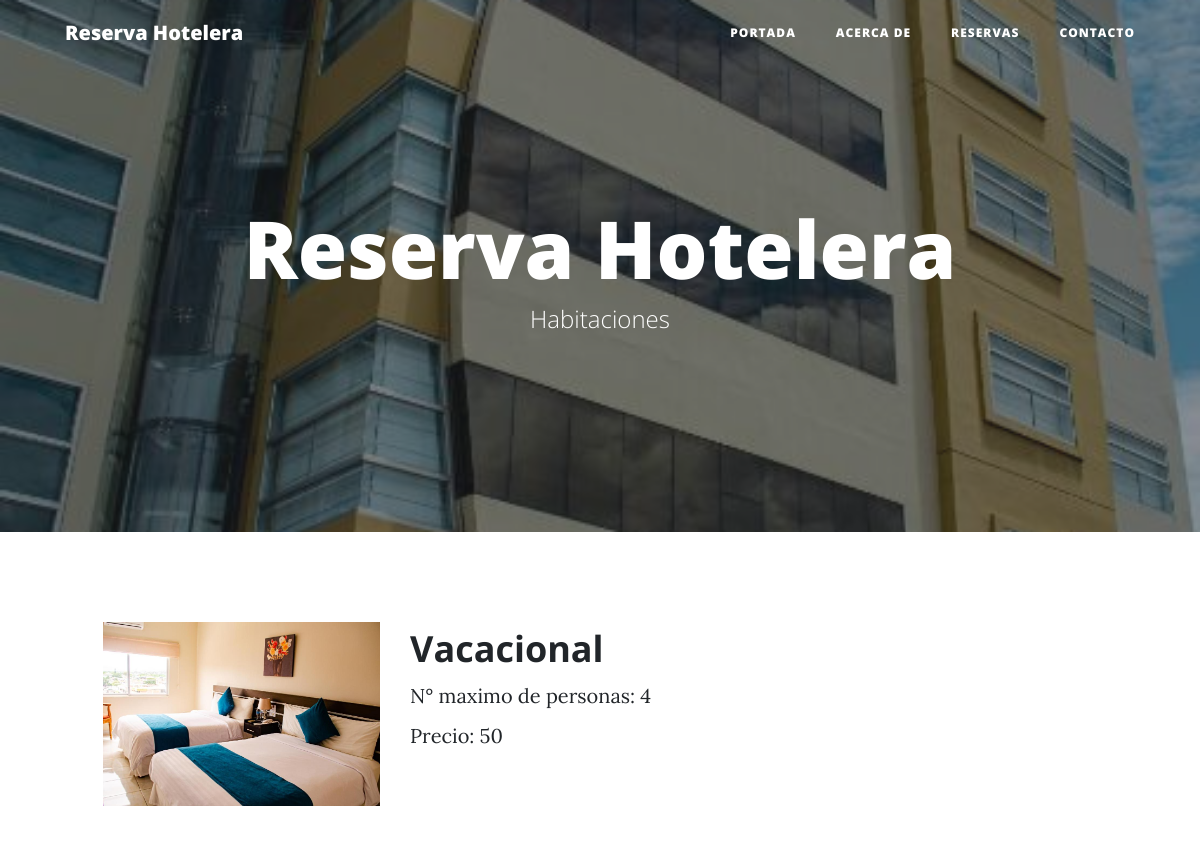
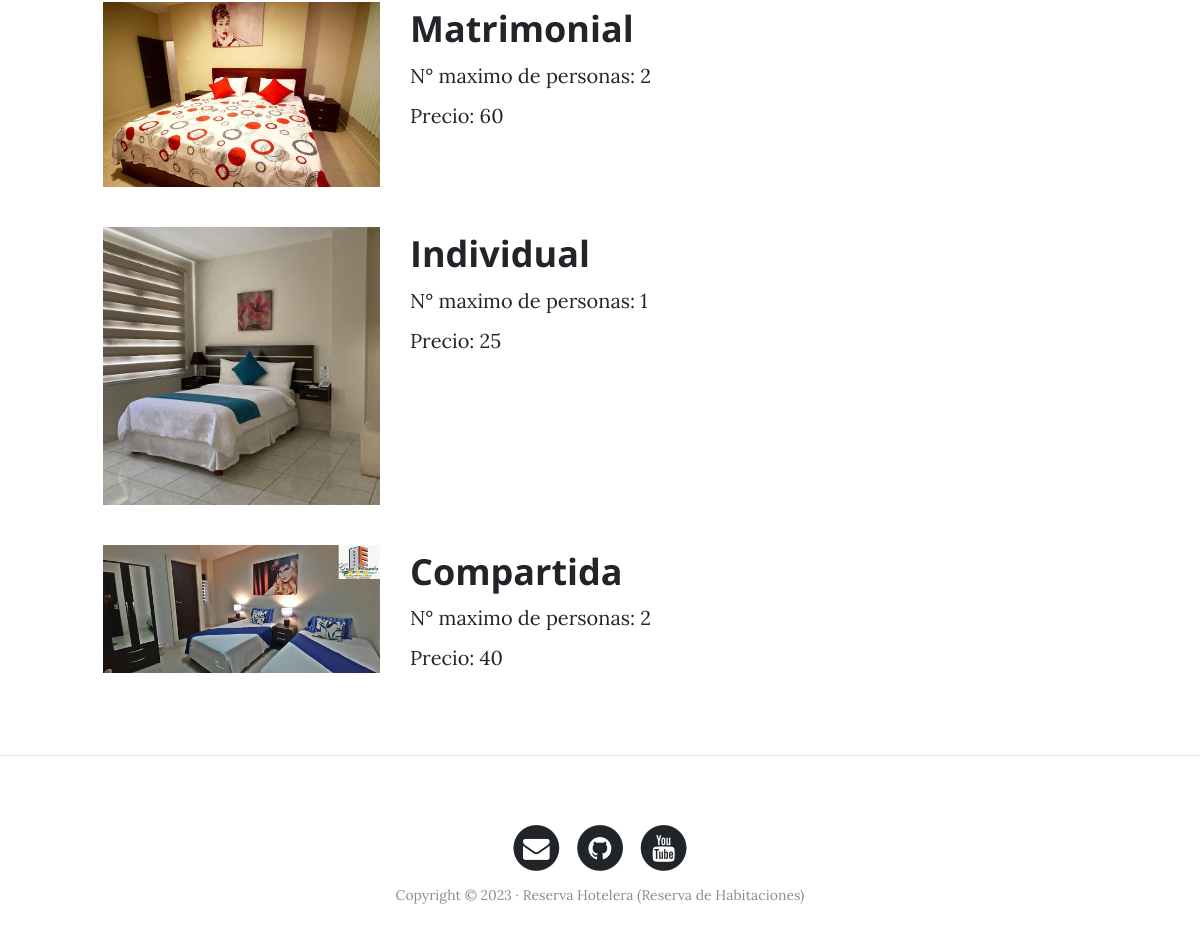
Page /reservas/ on the committed database (2 pictures, top to bottom).
### gestionreservas/reservas/models.py (models this page shows, shortened)
class Habitacion(models.Model):
    tipo = models.CharField(max_length=50, verbose_name="Tipo de Habitacion")
    numero_maximo_personas = models.IntegerField(null=False, verbose_name="Numero maximo de personas")
    precio = models.IntegerField(null=False, verbose_name="Precio")
    imagen = models.ImageField(verbose_name="Imagen", upload_to="habitaciones")
    class Meta:
        verbose_name  = 'Habitacion'
        verbose_name_plural  = 'Habitaciones'
        ordering = ['-tipo']

### gestionreservas/reservas/views.py (the view)
# urls.py: path('reservas/',reservas_views.reservas, name="reservas"),
def reservas(request):
    habitaciones = Habitacion.objects.all()
    return render(request, "reservas/reservas.html", {'habitaciones' : habitaciones})

### gestionreservas/reservas/templates/reservas/reservas.html (shortened to what this page needs)
{% extends 'core/base.html' %}
{% block background %}{% load static %}{% static 'core/img/bg-reservas.jpeg' %}{% endblock %}
{% block headers %}
    <h1>Reserva Hotelera</h1>
    <span class="subheading">Habitaciones</span>
{% endblock %}
{% block content %}
    {% for habitacion in habitaciones %}
            <div class="row project">
            <div class="col-lg-3 col-md-4 offset-lg-1">
                <img class="img-fluid" src="{{ habitacion.imagen.url }}" alt="">
            </div>
            <div class="col-lg-7 col-md-8">
                <h2 class="section-heading title">{{ habitacion.tipo }}</h2>
                <p>N° maximo de personas: {{ habitacion.numero_maximo_personas }}</p>
                <p>Precio: {{ habitacion.precio }}</p>
            </div>
            </div>
    {% endfor %}
{% endblock %}

### gestionreservas/core/templates/core/base.html (shortened to what this page needs)
<!DOCTYPE html>
<html lang="es">
  <head>
    {% load static %}
    <link href="{% static 'core/vendor/bootstrap/css/bootstrap.min.css' %}" rel="stylesheet">
    <link href="{% static 'core/vendor/font-awesome/css/font-awesome.min.css' %}" rel="stylesheet" type="text/css">
    <link href="{% static 'core/css/clean-blog.min.css' %}" rel="stylesheet">
  </head>
  <body>
    <nav class="navbar navbar-expand-lg navbar-light fixed-top" id="mainNav">
      <div class="container">
        <a class="navbar-brand" href="{% url 'home' %}">Reserva Hotelera</a>
        <div class="collapse navbar-collapse" id="navbarResponsive">
          <ul class="navbar-nav ml-auto">
            <li class="nav-item">
              <a class="nav-link" href="{% url 'home' %}">Portada</a>
            </li>
            <li class="nav-item">
              <a class="nav-link" href="{% url 'about' %}">Acerca de</a>
            </li>
            <li class="nav-item">
              <a class="nav-link" href="{% url 'reservas' %}">Reservas</a>
            </li>
            <li class="nav-item">
              <a class="nav-link" href="{% url 'contact' %}">Contacto</a>
            </li>
          </ul>
        </div>
      </div>
    </nav>
    <header class="masthead" style="background-image: url(' {% block background %}{% endblock %} ')">
      <div class="overlay"></div>
      <div class="container">
        <div class="row">
          <div class="col-lg-8 col-md-10 mx-auto">
            <div class="site-heading">
              {% block headers %}{% endblock %}
            </div>
          </div>
        </div>
      </div>
    </header>
    {% block content %} {% endblock %}
    {% if request.path != "/" %} <hr> {% endif %}
    <footer>
      <div class="container">
        <div class="row">
          <div class="col-lg-8 col-md-10 mx-auto">
            <ul class="list-inline text-center">
              <li class="list-inline-item">
                <a href="#">
                  <span class="fa-stack fa-lg">
                    <i class="fa fa-circle fa-stack-2x"></i>
                    <i class="fa fa-envelope fa-stack-1x fa-inverse"></i>
                  </span>
                </a>
              </li>
              <li class="list-inline-item">
                <a href="#">
                  <span class="fa-stack fa-lg">
                    <i class="fa fa-circle fa-stack-2x"></i>
                    <i class="fa fa-github fa-stack-1x fa-inverse"></i>
                  </span>
                </a>
              </li>
              <li class="list-inline-item">
                <a href="#">
                  <span class="fa-stack fa-lg">
                    <i class="fa fa-circle fa-stack-2x"></i>
                    <i class="fa fa-youtube fa-stack-1x fa-inverse"></i>
                  </span>
                </a>
              </li>
            </ul>
            <p class="copyright text-muted">Copyright &copy; 2023 · Reserva Hotelera (Reserva de Habitaciones) </p>
          </div>
        </div>
      </div>
    </footer>
  </body>
</html>

### rows in the picture
Habitacion: imagen (picture), tipo "Vacacional", numero_maximo_personas "4", precio "50"
Habitacion: imagen (picture), tipo "Matrimonial", numero_maximo_personas "2", precio "60"
Habitacion: imagen (picture), tipo "Individual", numero_maximo_personas "1", precio "25"
Habitacion: imagen (picture), tipo "Compartida", numero_maximo_personas "2", precio "40"
